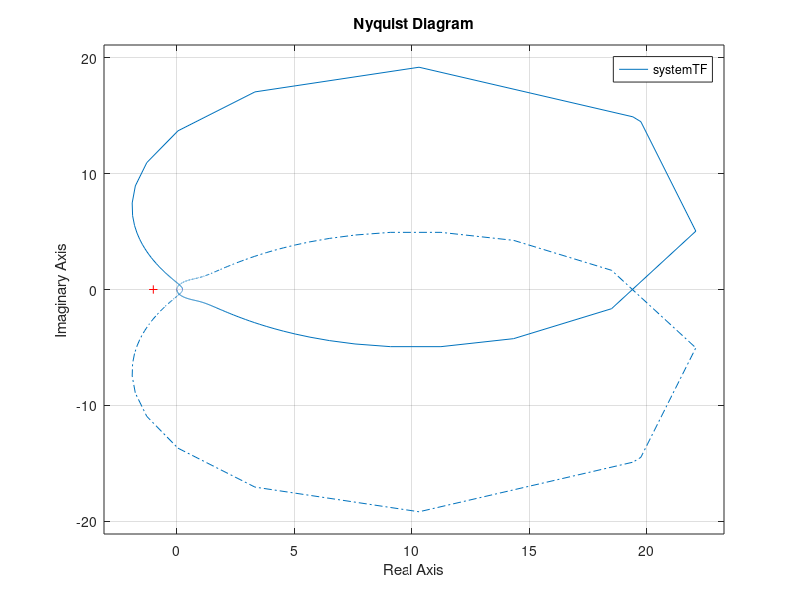

Write MATLAB code to recreate this figure. (Note: this script raises an error after producing the figure.)
clc, clear


%% funkcie
systemTF = tf([7 6 2],[1 5 2 8]); %system zapis1

systemZPK = zpk([-2 -3],[-1 -4],3/4); %system zapis2

%% casovy usek pocitania

t = 1:0.01:100; %od 1 po 100 sekund


%% odozvy

[Y, t] = impulse(systemTF,t); %odozva na impulz

[S, t] = step(systemTF,t); %odozva na skok

%% niquistovo kriterium

[re,im,wout] = nyquist(systemTF);
nyquist(systemTF); %nyquist kriterium

%% bode

bode(systemZPK,{0,1E10}); %vypocita odozvu na frekvencie v dB

%% poles

pole(systemZPK); %vypocita poly systemu

%% vypocet nul

zero(systemZPK) %vypocita nuly systemu

%% algebraicke pocitanie

%dva rozne systemy
systemTF1 = tf([2],[2 8]);
systemTF2 = tf([1],[1 2 8]);

zapserie = series(systemTF1,systemTF2); % seriove zapojenie
parserie = parallel(systemTF1,systemTF2); % paralelne zapojenie
feedserie = feedback(systemTF1,systemTF2) % spatna vazba

%% Regulator PID

r0 = 1;
gr_p = tf([r0],1); % urcenie proporcionalnej zlozky

ti = 1;
gr_i = tf([r0],[ti 0]); % urcenie integralnej zlozky

td = 3;
gr_d = tf([r0*td],[ti 0]); % urcenie derivacnej zlozky


gr_pid = gr_p + gr_i + gr_d; % pid regulator spolu (zapojeny paralelne)

%% priklad motor

% premenne ktore hladame
tk = 280;

% premenne
Ce = 2.8;
J = 0.1;
R = 0.5;
L = 5e-3;

% funkcia motoru
funkcia_motoru = tf([1],[L*(J/Ce) R*(J/Ce) Ce 0])

% najdem regulator ked po vyradeni r0 (propor.) ostane konst. kmitat

reg_p = tf([r0],1);
reg_tk = tf([tk],1);
reg_i = tf([r0],[ti 0]);
reg_d = tf([r0*td],[ti 0]);

% pouzijem len proporcionalny pre cely system (seriove zapojenie +
% feedback)
%
%u --->O---->[ M1 ]----+---> y
%      |               |
%      +-----[ M2 ]<---+
%   --> schema zapojenia testovania (M2 = 1, M1 = motor a regulator)

step(feedback(funkcia_motoru*reg_tk,1)); %testovac na skok

% skusanim tohto zapojenia a jeho odozvy hladame tk v reg_tk dovtedy kym
% system nekmita konstantne, potom mame final cislo v tomto pripade to
% funguje ked tk = 280, regulator tk je taky isty ako regulator proporcionalny ale vytvoril som novy lebo som v tom bol strateny

%% tvorba regulatoru podla tabulky v prezentacii

ik = 0.05; % na toto prideme pri stabilnom kmite s tk = 280 a 0.05 je perioda sinusovky

r0 = 0.6*tk; % v prezentacii a tabulke je oznacene ako R0k
ti = 0.5*ik; % v prezentacii a tabulke je oznacene ako Tk
td = 0.12*ik; % v prezentacii a tabulke je oznacene ako Tk

%hodnoty treba zmenit podla toho aky regulator chceme

% regulator PI
% funckie zadam znovu nech sa zrataju s hodnotami ktore su vyratane vyssie

reg_p = tf([r0],1);
reg_i = tf([r0],[ti 0]);
reg_d = tf([r0*td],[ti 0]);

% regulator PI

reg_pi = reg_i + reg_p;

%regulator PID

reg_pid = reg_d + reg_p + reg_i;

% odozva na skok sustavy motor a regulator

step(feedback(reg_pid*funkcia_motoru,1)); % regulator PID ale je nekvalitny, nasou ulohou je najst hodnoty aby to bolo gut
